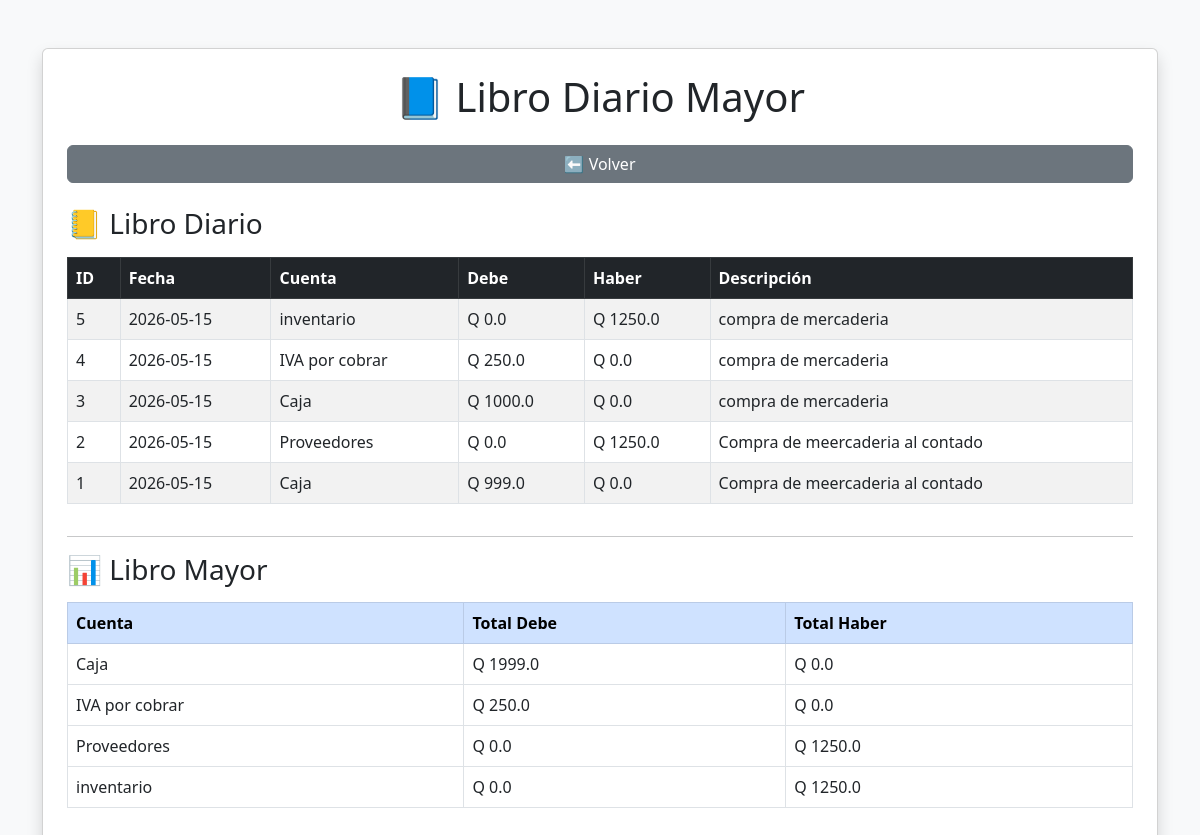
The app's page /diario_mayor with its own data.
### tables this page shows
CREATE TABLE jornalizacion (
        id INTEGER PRIMARY KEY AUTOINCREMENT,
        fecha TEXT,
        cuenta TEXT,
        debe REAL,
        haber REAL,
        descripcion TEXT
    );

### app.py (the view)
@app.route("/diario_mayor")
def diario_mayor():
    conn = conectar()
    cursor = conn.cursor()
    cursor.execute("SELECT id, fecha, cuenta, debe, haber, descripcion FROM jornalizacion ORDER BY id DESC")
    diario = cursor.fetchall()
    cursor.execute("""
    SELECT cuenta, SUM(debe) as total_debe, SUM(haber) as total_haber, SUM(debe - haber) as saldo
    FROM jornalizacion GROUP BY cuenta
    """)
    mayor = cursor.fetchall()
    conn.close()
    return render_template("diario_mayor.html", diario=diario, mayor=mayor)

### app.py (called while the page is built)
def conectar():
    conn = sqlite3.connect("database.db")
    conn.row_factory = sqlite3.Row
    return conn

### templates/diario_mayor.html (shortened to what this page needs)
<!DOCTYPE html>
<html lang="es">
<head>
    <link href="https://cdn.jsdelivr.net/npm/bootstrap@5.3.0/dist/css/bootstrap.min.css" rel="stylesheet">
</head>
<body class="bg-light">
<div class="container mt-5">
<div class="card shadow p-4">
<h1 class="text-center mb-4">
    📘 Libro Diario Mayor
</h1>
<a href="/jornalizacion" class="btn btn-secondary mb-4">
    ⬅ Volver
</a>
<h3 class="mb-3">
    📒 Libro Diario
</h3>
<table class="table table-bordered table-striped">
<thead class="table-dark">
<tr>
    <th>ID</th>
    <th>Fecha</th>
    <th>Cuenta</th>
    <th>Debe</th>
    <th>Haber</th>
    <th>Descripción</th>
</tr>
</thead>
<tbody>
{% for fila in diario %}
<tr>
    <td>{{ fila[0] }}</td>
    <td>{{ fila[1] }}</td>
    <td>{{ fila[2] }}</td>
    <td>Q {{ fila[3] }}</td>
    <td>Q {{ fila[4] }}</td>
    <td>{{ fila[5] }}</td>
</tr>
{% endfor %}
</tbody>
</table>
<hr>
<h3 class="mb-3">
    📊 Libro Mayor
</h3>
<table class="table table-bordered">
<thead class="table-primary">
<tr>
    <th>Cuenta</th>
    <th>Total Debe</th>
    <th>Total Haber</th>
</tr>
</thead>
<tbody>
{% for fila in mayor %}
<tr>
    <td>{{ fila[0] }}</td>
    <td>Q {{ fila[1] }}</td>
    <td>Q {{ fila[2] }}</td>
</tr>
{% endfor %}
</tbody>
</table>
</div>
</div>
</body>
</html>

### records on screen
jornalizacion: id "5", fecha "2026-05-15", cuenta "inventario", debe "0.0", haber "1250.0", descripcion "compra de mercaderia"
jornalizacion: id "4", fecha "2026-05-15", cuenta "IVA por cobrar", debe "250.0", haber "0.0", descripcion "compra de mercaderia"
jornalizacion: id "3", fecha "2026-05-15", cuenta "Caja", debe "1000.0", haber "0.0", descripcion "compra de mercaderia"
jornalizacion: id "2", fecha "2026-05-15", cuenta "Proveedores", debe "0.0", haber "1250.0", descripcion "Compra de meercaderia al contado"
jornalizacion: id "1", fecha "2026-05-15", cuenta "Caja", debe "999.0", haber "0.0", descripcion "Compra de meercaderia al contado"

### other values on screen
{{ fila[0] }} "Caja"
{{ fila[1] }} "1999.0"
{{ fila[2] }} "0.0"
